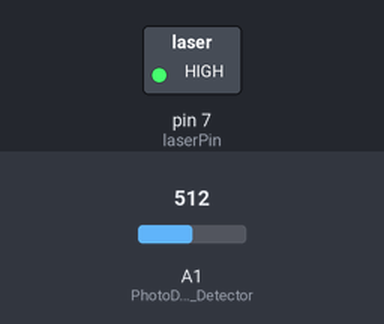
Simulated run of this sketch. Board: Arduino Uno, built with avr-gcc and run on an emulated ATmega328P. Parts: switched loads named in the sketch (green lamp = pin HIGH). Inputs (shaded band) come from the test bench; at power-on: A1 (PhotoDiode_Detector) = 512. What the sketch prints to the serial monitor is not drawn.

Above: at 0.1 s.
Timing chart, 0 to 1.6 s (numbered marks = the images above):
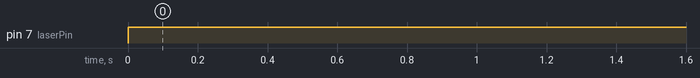

The sketch:

LaserAndLDRTest.ino
```cpp
int laserPin = 7;
int laserState = HIGH;

const int PhotoDiode_Detector = A1;
float PhotoDiode_Value = 0.0;

float voltage = 0.0;

unsigned long previousMillis = 0;
const long interval = 50; // ms

void setup() {
  Serial.begin(9600);
  millis();
  pinMode(laserPin, OUTPUT);  // Define the digital output interface pin 13

}

void loop() {
//  unsigned long currentMillis = millis();
//  if (currentMillis - previousMillis >= interval) {
//    previousMillis = currentMillis;
//
//    if (laserState == LOW){
//      laserState = HIGH;
//    }
//    else {
//      laserState = LOW;
//    }
//  }
  digitalWrite(laserPin, laserState);

  PhotoDiode_Value = analogRead(PhotoDiode_Detector);
  voltage = PhotoDiode_Value*(5.0/1023.0);

  Serial.print(PhotoDiode_Value);
  Serial.print("\t");
  Serial.print(voltage);
  Serial.println();
}
```

Measured:
- by itself, pin 7 (laserPin): LOW → HIGH at 0.00 s
